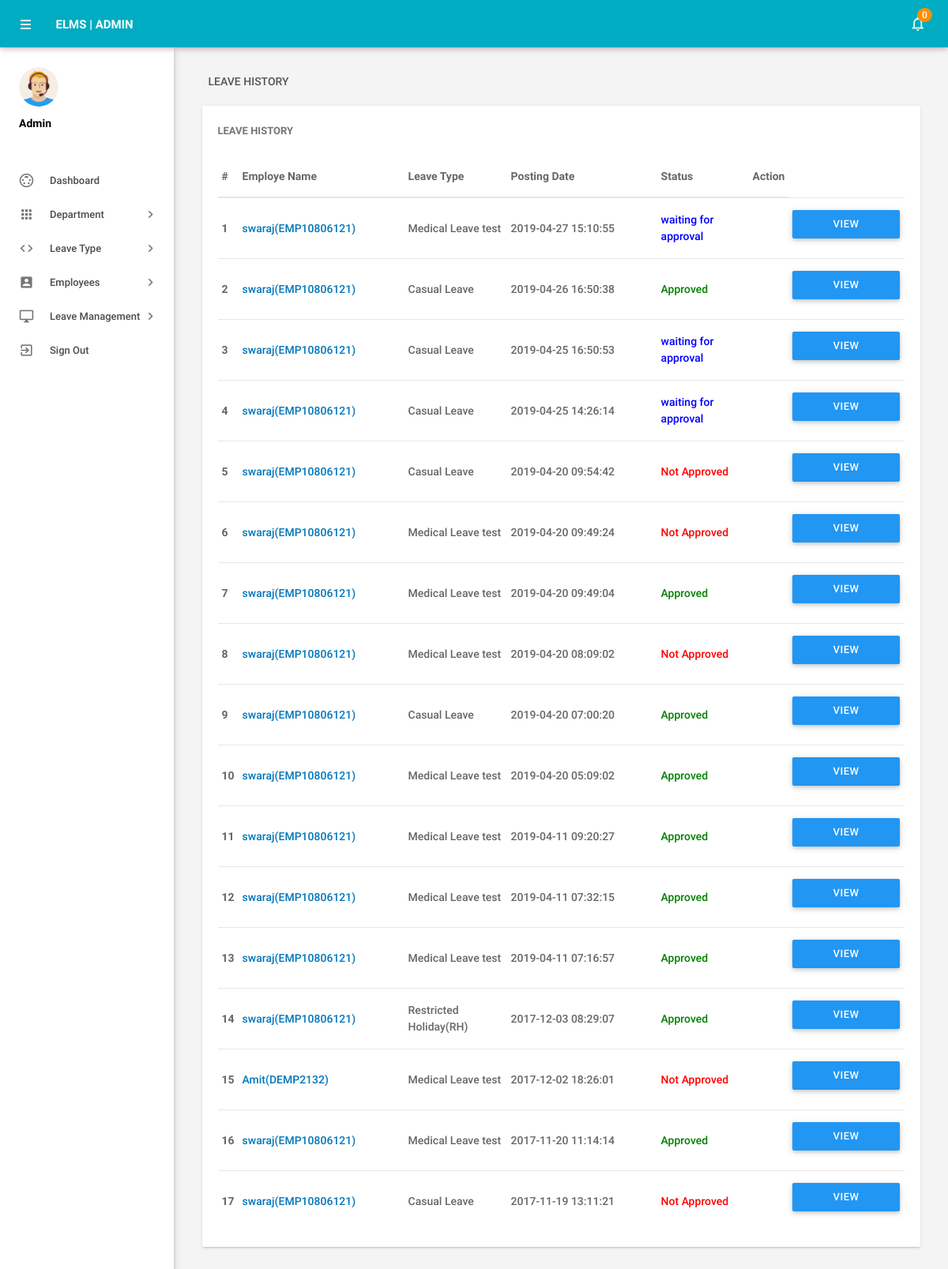
The page /admin/leaves.php (signed in) on the database its author committed.
### tables this page shows
CREATE TABLE `tblleaves` (
  `id` int(11) NOT NULL,
  `LeaveType` varchar(110) NOT NULL,
  `ToDate` varchar(120) NOT NULL,
  `FromDate` varchar(120) NOT NULL,
  `Description` mediumtext NOT NULL,
  `PostingDate` timestamp NOT NULL DEFAULT CURRENT_TIMESTAMP,
  `AdminRemark` mediumtext,
  `AdminRemarkDate` varchar(120) DEFAULT NULL,
  `Status` int(1) NOT NULL,
  `IsRead` int(1) NOT NULL,
  `empid` int(11) DEFAULT NULL,
  `l1` varchar(400) NOT NULL,
  `l11` varchar(400) NOT NULL DEFAULT 'Pending',
  `l2` varchar(400) NOT NULL,
  `l22` varchar(400) NOT NULL DEFAULT 'Pending',
  `l3` varchar(400) NOT NULL,
  `l33` varchar(400) NOT NULL DEFAULT 'Pending',
  `l4` varchar(400) NOT NULL,
  `l44` varchar(400) NOT NULL DEFAULT 'Pending',
  `l5` varchar(400) NOT NULL,
  `l55` varchar(400) NOT NULL DEFAULT 'Pending',
  `l6` varchar(400) NOT NULL,
  `l66` varchar(400) NOT NULL DEFAULT 'Pending',
  `l7` varchar(400) NOT NULL,
  `l77` varchar(400) NOT NULL DEFAULT 'Pending'
);

CREATE TABLE `tblemployees` (
  `id` int(11) NOT NULL,
  `EmpId` varchar(100) NOT NULL,
  `FirstName` varchar(150) NOT NULL,
  `EmailId` varchar(200) NOT NULL,
  `Password` varchar(180) NOT NULL,
  `Gender` varchar(100) NOT NULL,
  `Dob` varchar(100) NOT NULL,
  `Department` varchar(255) NOT NULL,
  `Address` varchar(255) NOT NULL,
  `City` varchar(200) NOT NULL,
  `Country` varchar(150) NOT NULL,
  `Phonenumber` char(11) NOT NULL,
  `Status` int(1) NOT NULL,
  `RegDate` timestamp NOT NULL DEFAULT CURRENT_TIMESTAMP
);

### admin/leaves.php (the view, shortened to what this page needs)
<?php
include('includes/config.php');
if(strlen($_SESSION['alogin'])==0)
    {
header('location:index.php');
}
else{
 ?>
<!DOCTYPE html>
<html lang="en">
    <head>
        <link type="text/css" rel="stylesheet" href="../assets/plugins/materialize/css/materialize.min.css"/>
        <link href="../assets/plugins/material-preloader/css/materialPreloader.min.css" rel="stylesheet">
        <link href="../assets/plugins/datatables/css/jquery.dataTables.min.css" rel="stylesheet">
                <link href="../assets/plugins/google-code-prettify/prettify.css" rel="stylesheet" type="text/css"/>
        <link href="../assets/css/alpha.min.css" rel="stylesheet" type="text/css"/>
        <link href="../assets/css/custom.css" rel="stylesheet" type="text/css"/>
    </head>
    <body>
       <?php include('includes/header.php');?>
       <?php include('includes/sidebar.php');?>
            <main class="mn-inner">
                <div class="row">
                    <div class="col s12">
                        <div class="page-title">Leave History</div>
                    </div>
                    <div class="col s12 m12 l12">
                        <div class="card">
                            <div class="card-content">
                                <span class="card-title">Leave History</span>
                                <table id="example" class="display responsive-table ">
                                    <thead>
                                        <tr>
                                            <th>#</th>
                                            <th width="200">Employe Name</th>
                                            <th width="120">Leave Type</th>
                                             <th width="180">Posting Date</th>
                                            <th>Status</th>
                                            <th align="center">Action</th>
                                        </tr>
                                    </thead>
                                    <tbody>
<?php $sql = "SELECT tblleaves.id as lid,tblemployees.FirstName,tblemployees.EmpId,tblemployees.id,tblleaves.LeaveType,tblleaves.PostingDate,tblleaves.Status from tblleaves join tblemployees on tblleaves.empid=tblemployees.id order by lid desc";
$query = $dbh -> prepare($sql);
$query->execute();
$results=$query->fetchAll(PDO::FETCH_OBJ);
$cnt=1;
if($query->rowCount() > 0)
{
foreach($results as $result)
{
      ?>
                                        <tr>
                                            <td> <b><?php echo htmlentities($cnt);?></b></td>
                                              <td><a href="editemployee.php?empid=<?php echo htmlentities($result->id);?>" target="_blank"><?php echo htmlentities($result->FirstName);?>(<?php echo htmlentities($result->EmpId);?>)</a></td>
                                            <td><?php echo htmlentities($result->LeaveType);?></td>
                                            <td><?php echo htmlentities($result->PostingDate);?></td>
                                                                       <td><?php $stats=$result->Status;
if($stats==1){
                                             ?>
                                                 <span style="color: green">Approved</span>
                                                 <?php } if($stats==2)  { ?>
                                                <span style="color: red">Not Approved</span>
                                                 <?php } if($stats==0)  { ?>
 <span style="color: blue">waiting for approval</span>
 <?php } ?>
                                             </td>
          <td>
           <td><a href="leave-details.php?leaveid=<?php echo htmlentities($result->lid);?>" class="waves-effect waves-light btn blue m-b-xs"  > View Details</a></td>
                                    </tr>
                                         <?php $cnt++;} }?>
                                    </tbody>
                                </table>
                            </div>
                        </div>
                    </div>
                </div>
            </main>
        </div>
        <div class="left-sidebar-hover"></div>
    </body>
</html>
<?php } ?>

### rows shown on the page
tblleaves: tblemployees.FirstName "swaraj", tblemployees.EmpId "EMP10806121", LeaveType "Medical Leave test", PostingDate "2019-04-27 15:10:55", Status "waiting for approval"
tblleaves: tblemployees.FirstName "swaraj", tblemployees.EmpId "EMP10806121", LeaveType "Casual Leave", PostingDate "2019-04-26 16:50:38", Status "Approved"
tblleaves: tblemployees.FirstName "swaraj", tblemployees.EmpId "EMP10806121", LeaveType "Casual Leave", PostingDate "2019-04-25 16:50:53", Status "waiting for approval"
tblleaves: tblemployees.FirstName "swaraj", tblemployees.EmpId "EMP10806121", LeaveType "Casual Leave", PostingDate "2019-04-25 14:26:14", Status "waiting for approval"
tblleaves: tblemployees.FirstName "swaraj", tblemployees.EmpId "EMP10806121", LeaveType "Casual Leave", PostingDate "2019-04-20 09:54:42", Status "Not Approved"
tblleaves: tblemployees.FirstName "swaraj", tblemployees.EmpId "EMP10806121", LeaveType "Medical Leave test", PostingDate "2019-04-20 09:49:24", Status "Not Approved"
tblleaves: tblemployees.FirstName "swaraj", tblemployees.EmpId "EMP10806121", LeaveType "Medical Leave test", PostingDate "2019-04-20 09:49:04", Status "Approved"
tblleaves: tblemployees.FirstName "swaraj", tblemployees.EmpId "EMP10806121", LeaveType "Medical Leave test", PostingDate "2019-04-20 08:09:02", Status "Not Approved"
tblleaves: tblemployees.FirstName "swaraj", tblemployees.EmpId "EMP10806121", LeaveType "Casual Leave", PostingDate "2019-04-20 07:00:20", Status "Approved"
tblleaves: tblemployees.FirstName "swaraj", tblemployees.EmpId "EMP10806121", LeaveType "Medical Leave test", PostingDate "2019-04-20 05:09:02", Status "Approved"
tblleaves: tblemployees.FirstName "swaraj", tblemployees.EmpId "EMP10806121", LeaveType "Medical Leave test", PostingDate "2019-04-11 09:20:27", Status "Approved"
tblleaves: tblemployees.FirstName "swaraj", tblemployees.EmpId "EMP10806121", LeaveType "Medical Leave test", PostingDate "2019-04-11 07:32:15", Status "Approved"
tblleaves: tblemployees.FirstName "swaraj", tblemployees.EmpId "EMP10806121", LeaveType "Medical Leave test", PostingDate "2019-04-11 07:16:57", Status "Approved"
tblleaves: tblemployees.FirstName "swaraj", tblemployees.EmpId "EMP10806121", LeaveType "Restricted Holiday(RH)", PostingDate "2017-12-03 08:29:07", Status "Approved"
tblleaves: tblemployees.FirstName "Amit", tblemployees.EmpId "DEMP2132", LeaveType "Medical Leave test", PostingDate "2017-12-02 18:26:01", Status "Not Approved"
tblleaves: tblemployees.FirstName "swaraj", tblemployees.EmpId "EMP10806121", LeaveType "Medical Leave test", PostingDate "2017-11-20 11:14:14", Status "Approved"
tblleaves: tblemployees.FirstName "swaraj", tblemployees.EmpId "EMP10806121", LeaveType "Casual Leave", PostingDate "2017-11-19 13:11:21", Status "Not Approved"

### other values the page prints
$unreadcount "0"
